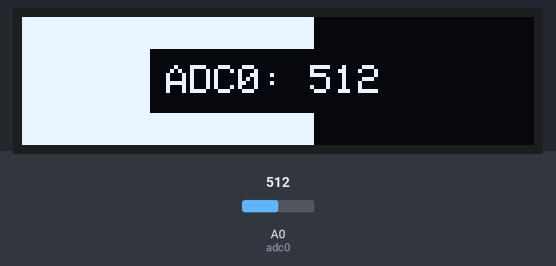
The sketch below on a simulated Arduino Uno, built with avr-gcc and run on an emulated ATmega328P. Shown: 128×32 one-colour display. Inputs (shaded band) come from the test bench; at power-on: A0 (adc0) = 512. The display library's start-up logo is not drawn; what the sketch prints to the serial monitor is not drawn.

Above: at 2.2 s.
2.3 s: A0 (adc0) set to 716
At 3.3 s:
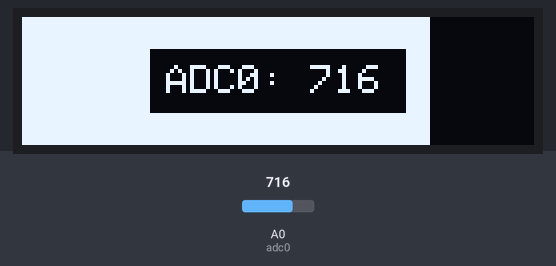
3.8 s: A0 (adc0) set to 900
At 4.4 s:
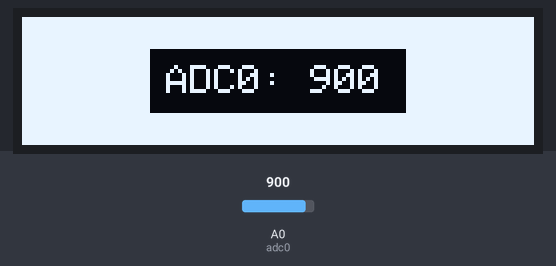
5.3 s: A0 (adc0) set to 1023
At 6.5 s:
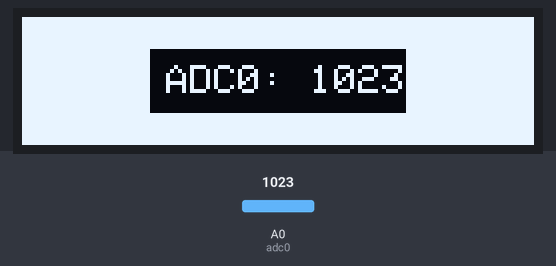
Timing chart, 0 to 8.3 s (numbered marks = the images above; inputs shaded):
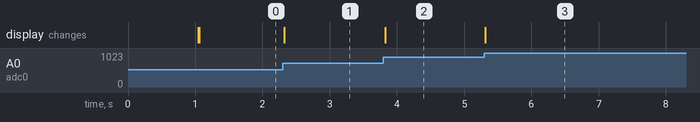

The sketch:

SingleSensorDemo.ino
```cpp
#include <string.h>
#include <SPI.h>
#include <Wire.h>
#include <Adafruit_GFX.h>
#include <Adafruit_SSD1306.h>

#define SCREEN_WIDTH 128 // OLED display width, in pixels
#define SCREEN_HEIGHT 32 // OLED display height, in pixels

// Declaration for an SSD1306 display connected to I2C (SDA, SCL pins)
// The pins for I2C are defined by the Wire-library.
// On an arduino UNO:       A4(SDA), A5(SCL)
// On an arduino MEGA 2560: 20(SDA), 21(SCL)
// On an arduino LEONARDO:   2(SDA),  3(SCL), ...
#define OLED_RESET     -1 // Reset pin # (or -1 if sharing Arduino reset pin)
#define SCREEN_ADDRESS 0x3C ///< See datasheet for Address; 0x3D for 128x64, 0x3C for 128x32
Adafruit_SSD1306 display(SCREEN_WIDTH, SCREEN_HEIGHT, &Wire, OLED_RESET);

const int redLed = 1;
const int adc0 = A0;
const int adc1 = A1;
unsigned long currentTime;


void setup() {
  delay(1000);

  Serial.begin(9600);
  pinMode(redLed, OUTPUT);

    // SSD1306_SWITCHCAPVCC = generate display voltage from 3.3V internally
  if(!display.begin(SSD1306_SWITCHCAPVCC, SCREEN_ADDRESS)) {
    Serial.println(F("SSD1306 allocation failed"));
    for(;;); // Don't proceed, loop forever
  }

  display.display();
  display.clearDisplay();

}

void loop() {
  currentTime = millis();
  display.clearDisplay();
  drawBar(sensorData());
  display.display();

  blinkLed(500);

  //Serial.print("Sensor 0: ");
  //Serial.println(sensorData());
}

void blinkLed(int speed) {
  static unsigned long lastTime = 0;
  static bool flipflop = true;

  if((currentTime - lastTime) >= speed) {
    if(flipflop) {
      digitalWrite(redLed, HIGH);
      Serial.println("Light ON");
      flipflop = false;

    } else {
      digitalWrite(redLed, LOW);
      Serial.println("Light OFF");
      flipflop = true;
    }

    lastTime = currentTime;
  }
}

int sensorData() {
  int sensor0 = analogRead(adc0);
  return sensor0;
}

void drawBar(int sensor) {
  display.fillRect(0, 0, sensor/7, 32, SSD1306_WHITE);
  display.fillRect(SCREEN_WIDTH/4, SCREEN_HEIGHT/4, (SCREEN_WIDTH/4)*2, (SCREEN_HEIGHT/4)*2, SSD1306_BLACK);

  display.setTextSize(1);      // Normal 1:1 pixel scale
  display.setTextColor(SSD1306_WHITE); // Draw white text
  display.setCursor((SCREEN_WIDTH/4)+4, (SCREEN_HEIGHT/4)+4);
  display.cp437(true);
  char output[255];
  sprintf(output, "ADC0: %d", sensor);
  display.write(output);
}
```

Measured:
- after the input at 2.3 s, the display: changes at once (image 1)
- after the input at 3.8 s, the display: changes at once (image 2)
- after the input at 5.3 s, the display: changes at once (image 3)
